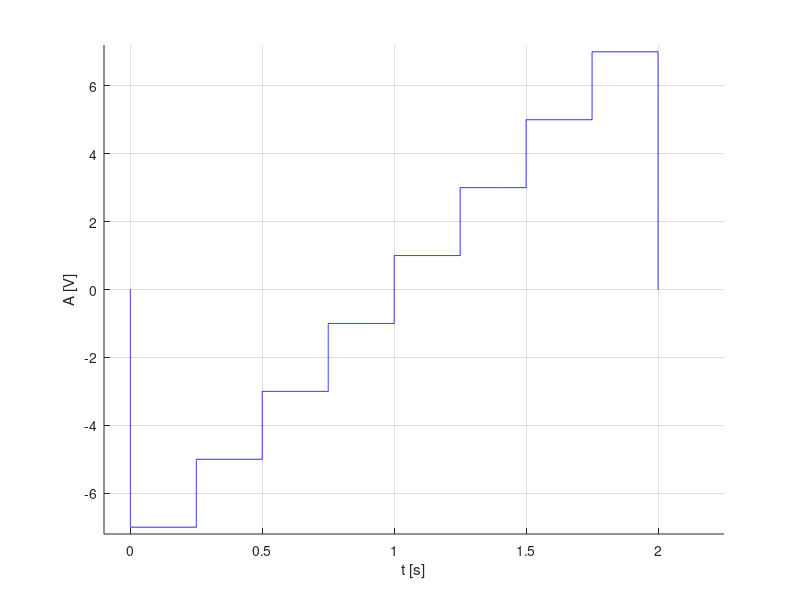

Source code (MATLAB):
%Se va genera un semnal cu rezolutie temporara de 200ms pentru un semnal continuu de tipul:
% Semnal dreptunghiular multinivel, aleator
% Durata fiecarui nivel: 0,25 s.
% Nivelurile {-7,-5,-3,-1,1,3,5,7}

hold on
xlabel('t [s]'),ylabel('A [V]')
%d) nivelurile {-7,-5,-3,-1,1,3,5,7}
%Rezolutia temporara de 200ms


%y variaza de la 0 la -7
y=0:-0.002:-7;
x=y*0;
plot(x,y,'b')
%nivel -7
x = 0: 0.002: 1/4;
y = -7+0*x;
plot(x, y, 'b'),grid

%x=1/4;y variaza de la -7 la -5
y=-7:0.002:-5;
x=y*0+1/4;
plot(x,y,'b')

%nivel -5
x = 1/4:0.002:1/2;
y=-5+0*x;
plot(x,y,'b')

%x=1/2; y variaza de la -5 la -3
y=-5:0.002:-3;
x=y*0+1/2;
plot(x,y,'b')

%nivel -3
x = 1/2:0.002:3/4;
y=-3+x*0;
plot(x,y,'b')

%x=3/4; y variaza de la -3 la -1
y=-3:0.002:-1;
x=y*0+3/4;
plot(x,y,'b')

%nivel -1
x = 3/4:0.002:1;
y=-1+x*0;
plot(x,y,'b')

%x=1; y variaza de la -1 la 1;
y=-1:0.002:1;
x=y*0+1;
plot(x,y,'b')

%nivel 1
x = 1:0.002:5/4;
y=1+x*0;
plot(x,y,'b')

%x=5/4; y variaza de la 1 la 3
y=1:0.002:3;
x=y*0+5/4;
plot(x,y,'b')

%nivel 3
x = 5/4:0.002:6/4;
y=3+x*0;
plot(x,y,'b')

%x=6/4; y variaza de la 3 la 5
y=3:0.002:5;
x=y*0+6/4;
plot(x,y,'b')

%nivel 5
x = 6/4:0.002:7/4;
y=5+x*0;
plot(x,y,'b')

%x=7/4; y variaza de la 5 la 7
y=5:0.002:7;
x=7/4+y*0;
plot(x,y,'b')

%nivel 7
x = 7/4:0.002:8/4;
y=7+x*0;
plot(x,y,'b')

%x=2; y variaza de la 7 la 0
y=7:-0.002:0;
x=2+y*0;
plot(x,y,'b')


axis([-0.1 2.25 -7.2 7.2])


%


